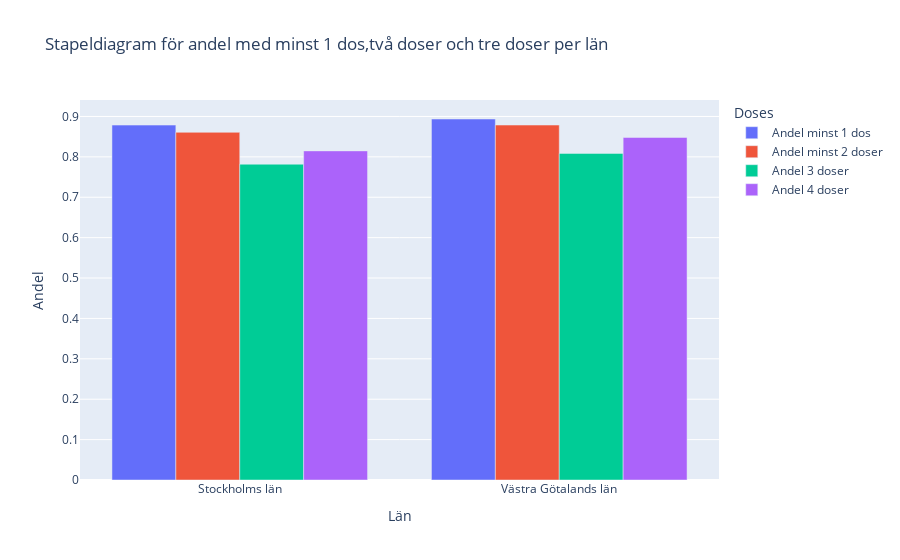

Write notebook code for a chart like this one.
### Code cell
fig = px.bar(
    data_frame=df,
    x="Län_namn",
    y=[
        "Andel minst 1 dos",
        "Andel minst 2 doser",
        "Andel 3 doser", "Andel 4 doser"
    ],
    labels={"Län_namn": "Län", "value":"Andel", "variable":"Doses"},
    title="Stapeldiagram för andel med minst 1 dos,två doser och tre doser per län",
    barmode="group",
)
fig.show()

### Figure 1 — Plotly figure (JSON) as saved in the notebook; plotly's stock layout.template omitted (floating-point values rounded to 4 significant figures)
{"data": [{"alignmentgroup": "True", "hovertemplate": "Doses=Andel minst 1 dos<br>Län=%{x}<br>Andel=%{y}<extra></extra>", "legendgroup": "Andel minst 1 dos", "marker": {"color": "#636efa", "pattern": {"shape": ""}}, "name": "Andel minst 1 dos", "offsetgroup": "Andel minst 1 dos", "orientation": "v", "showlegend": true, "textposition": "auto", "type": "bar", "x": ["Stockholms län", "Västra Götalands län"], "xaxis": "x", "y": [0.8787, 0.8937], "yaxis": "y"}, {"alignmentgroup": "True", "hovertemplate": "Doses=Andel minst 2 doser<br>Län=%{x}<br>Andel=%{y}<extra></extra>", "legendgroup": "Andel minst 2 doser", "marker": {"color": "#EF553B", "pattern": {"shape": ""}}, "name": "Andel minst 2 doser", "offsetgroup": "Andel minst 2 doser", "orientation": "v", "showlegend": true, "textposition": "auto", "type": "bar", "x": ["Stockholms län", "Västra Götalands län"], "xaxis": "x", "y": [0.8608, 0.8787], "yaxis": "y"}, {"alignmentgroup": "True", "hovertemplate": "Doses=Andel 3 doser<br>Län=%{x}<br>Andel=%{y}<extra></extra>", "legendgroup": "Andel 3 doser", "marker": {"color": "#00cc96", "pattern": {"shape": ""}}, "name": "Andel 3 doser", "offsetgroup": "Andel 3 doser", "orientation": "v", "showlegend": true, "textposition": "auto", "type": "bar", "x": ["Stockholms län", "Västra Götalands län"], "xaxis": "x", "y": [0.7818, 0.8086], "yaxis": "y"}, {"alignmentgroup": "True", "hovertemplate": "Doses=Andel 4 doser<br>Län=%{x}<br>Andel=%{y}<extra></extra>", "legendgroup": "Andel 4 doser", "marker": {"color": "#ab63fa", "pattern": {"shape": ""}}, "name": "Andel 4 doser", "offsetgroup": "Andel 4 doser", "orientation": "v", "showlegend": true, "textposition": "auto", "type": "bar", "x": ["Stockholms län", "Västra Götalands län"], "xaxis": "x", "y": [0.8148, 0.848], "yaxis": "y"}], "layout": {"barmode": "group", "legend": {"title": {"text": "Doses"}, "tracegroupgap": 0}, "title": {"text": "Stapeldiagram för andel med minst 1 dos,två doser och tre doser per län"}, "xaxis": {"anchor": "y", "domain": [0, 1], "title": {"text": "Län"}}, "yaxis": {"anchor": "x", "domain": [0, 1], "title": {"text": "Andel"}}}}
